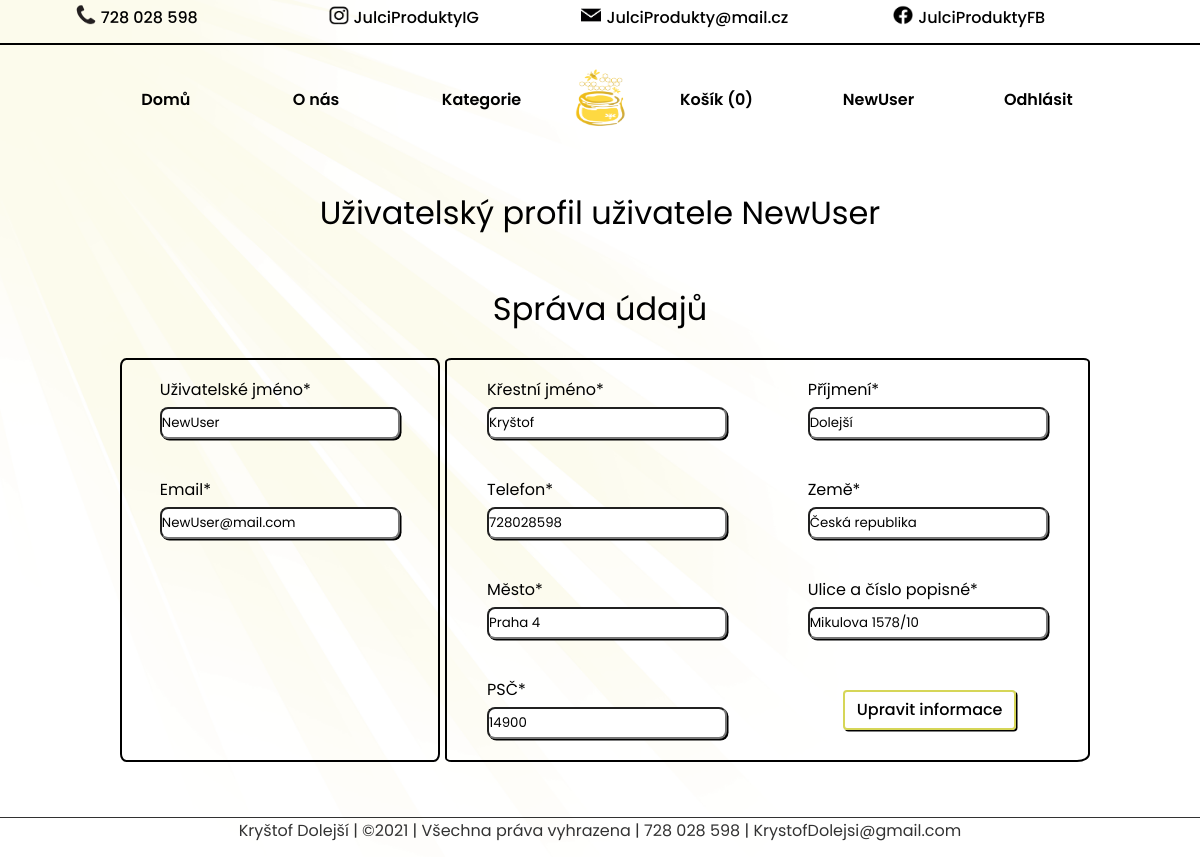
/profile (signed in), run on the app's committed database.
### customers/models.py (models this page shows, shortened)
class Register(db.Model, UserMixin):
    id = db.Column(db.Integer, primary_key=True)
    username = db.Column(db.String(50), unique=False)
    password = db.Column(db.String(200), unique=False)
    surname = db.Column(db.String(50), unique=False)
    last_name = db.Column(db.String(50), unique=False)
    contact = db.Column(db.String(50), unique=False)
    email = db.Column(db.String(50), unique=True)
    country = db.Column(db.String(50), unique=False)
    city = db.Column(db.String(50), unique=False)
    adress = db.Column(db.String(100), unique=False)
    zipcode = db.Column(db.String(50), unique=False)
    date_created = db.Column(db.DateTime, nullable=False, default=datetime.utcnow)

### customers/routes.py (the view)
@app.route("/profile", methods=["GET", "POST"])
@login_required
def customer_profile():
    form = UpdateAccountForm()
    if form.validate_on_submit():
        current_user.username = form.username.data
        current_user.email = form.email.data
        current_user.surname = form.surname.data
        current_user.last_name = form.last_name.data
        current_user.contact = form.contact.data
        current_user.country = form.country.data
        current_user.city = form.city.data
        current_user.adress = form.adress.data
        current_user.zipcode = form.zipcode.data
        db.session.commit()
        flash("Změny provedeny", "success")
        return redirect(url_for("customer_profile"))
    elif request.method == "GET":
        form.username.data = current_user.username
        form.email.data = current_user.email
        form.surname.data = current_user.surname
        form.last_name.data = current_user.last_name
        form.contact.data = current_user.contact
        form.country.data = current_user.country
        form.city.data = current_user.city
        form.adress.data = current_user.adress
        form.zipcode.data = current_user.zipcode
    return render_template("customer/profile.html", title="Správa profilu", form=form, categories=categories())

### customers/models.py (called while the page is built)
@login_manager.user_loader
def user_loader(user_id):
    return Register.query.get(user_id)

### products/routes.py (called while the page is built)
def categories():
    categories = Category.query.join(Addproduct, (Category.id == Addproduct.category_id)).all()
    return categories

### templates/customer/profile.html (shortened to what this page needs)
{% extends "layout.html" %}
{% block content %}
{% include "navbar.html" %}
{% from "_formhelpers.html" import render_field %}
<div class="form-container-register">
    <legend>Uživatelský profil uživatele {{ current_user.username }}</legend>
    <div class="form-container-register">
        <legend>Správa údajů</legend>
        <form action="" method="POST">
            <div class="register-form">
                <div>{{ render_field(form.username) }}</div>
                <div>{{ render_field(form.email) }}</div>
            </div>
            <div class="personal-form">
                <div>{{ render_field(form.surname) }}</div>
                <div>{{ render_field(form.last_name) }}</div>
                <div>{{ render_field(form.contact) }}</div>
                <div>{{ render_field(form.country) }}</div>
                <div>{{ render_field(form.city) }}</div>
                <div>{{ render_field(form.adress) }}</div>
                <div>{{ render_field(form.zipcode) }}</div>
            </div>
            <p><input class="btn btn-hover" type=submit value="Upravit informace"></p>
        </form>
    </div>
</div>
{% endblock content %}

### templates/navbar.html (shortened to what this page needs)
<header>
  <ul class="contact">
    <li class="phone">
      <img src="{{url_for('static', filename='logos/phone.png')}}" alt="phone" height="20" width="20">
      728 028 598
    </li>
    <li class="instagram">
      <img src="{{url_for('static', filename='logos/instagram.png')}}" alt="Instagram" height="20" width="20">
      JulciProduktyIG
    </li>
    <li class="email">
      <img src="{{url_for('static', filename='logos/email.png')}}" alt="Instagram" height="20" width="20">
      JulciProdukty@mail.cz
    </li>
    <li class="facebook">
      <img src="{{url_for('static', filename='logos/facebook.png')}}" alt="Instagram" height="20" width="20">
      JulciProduktyFB
    </li>
  </ul>
</header>
<nav class="display-PC">
  <ul class="navbar">
    <li>
      <a class="nav-link" href="{{url_for('home')}}">Domů</a>
    </li>
    <li>
      <a class="nav-link" href="{{ url_for('home') }}">O nás</a>
    </li>
    <li class="dropdown">
      <a class="nav-link" href="#">
        Kategorie
      </a>
    </li>
  </ul>
  <div class="main-logo">
    <img src="{{url_for('static', filename='logos/hlavni_logo.png')}}" alt="logo" height="70" width="60">
  </div>
  <ul class="side-bar">
    {% if current_user.is_authenticated %}
      <li>
        <a class="nav-link" href="{{url_for('get_cart')}}" tabindex="-1" aria-disabled="true">Košík ({{session['Shoppingcart']|length }})</a>
      </li>
      <li>
        <a class="nav-link" href="{{ url_for('customer_profile') }}" class="nav-item">{{ current_user.username }}</a>
      </li>
      <li>
        <a class="nav-link" href="{{ url_for('customer_logout') }}">Odhlásit</a>
      </li>
    {% endif %}
  </ul>
</nav>

### templates/_formhelpers.html (shortened to what this page needs)
{% macro render_field(field) %}
  <dt>{{ field.label }}
  <dd>{{ field(**kwargs)|safe }}
  </dd>
{% endmacro %}

### static/css/header.css (style rules this page uses)
* { margin: 0px; padding: 0px; box-sizing: border-box; font-family: "Poppins", sans-serif; }
body { min-height: 100vh; font-family: "Poppins", sans-serif; }
header { width: 100%; min-height: 5vh; border-bottom: 2px solid black; }
nav.display-PC { display: flex; justify-content: space-between; align-items: center; width: 85%; height: 10vh; margin: auto; margin-top: 1rem; }
ul { list-style: none; }
li, a { font-weight: 500; font-size: 1rem; text-decoration: none; }
ul.navbar { display: flex; flex:1; justify-content: space-around; align-items: center; }
ul.side-bar { display: flex; flex: 1; justify-content: space-around; }
ul.side-bar li { padding-left: 15px; }
.contact { display: flex; justify-content: space-evenly; align-items: center; margin-top: 5px; align-items: end; width: 100%; }
header ul li { display: flex; }
header ul li img { margin-right: 5px; }
.email, .facebook { flex: 0.2; margin-left: 5px; }
.phone, .instagram { flex: 0.15; margin-left: 5px; }
.main-logo { position: relative; }
.main-logo img, .home img, .cart img, .burger img { height: 60px; width: 55px; margin: 0px!important; }
.nav-link { color: rgb(0, 0, 0); font-weight: 600; }
.nav-link::after { transition: all ease-in-out 0.5s; border-bottom: 3px solid rgb(0, 0, 0);; content: ""; height: 0px; display: block; width: 0; }
.dropdown { display: inline-block; }

### static/css/body.css (style rules this page uses)
* { margin: 0px; padding: 0px; box-sizing: border-box; font-family: "Poppins", sans-serif; }
body { position: relative; min-height: 99vh; background: url("../logos/sun_beam.png"); background-size: contain; background-repeat: no-repeat; z-index: -1; padding-bottom: 3rem; }
form { height: 52px; width: 134px; margin: 10px 0px 0px 0px; }
label { display: block; }
.btn { cursor: pointer; display: inline-block; font-weight: 500; line-height: 1.5; color: #000000; text-align: center; text-decoration: none; vertical-align: middle; cursor: pointer; background-color: transparent; border: 1px solid black; padding: .375rem .75rem; margin: 3px 1.5px 0px 1.5px; font-size: 1rem; border-radius: .25rem; box-shadow: 1.5px 1.5px; transition: color 0.25s ease-in-out,background-color 0.25s ease-in-out,border-color 0.25s ease-in-out,box-shadow 0.25s ease-in-out; }
.btn-hover { border: 2px solid rgb(214, 214, 88); }
dt, dd { margin-left: 10%; margin-top: 2rem; }
dd input { width: 15rem; height: 2rem; border-radius: 8px; box-shadow: 1.5px 1.5px; transition: color 0.25s ease-in-out,background-color 0.25s ease-in-out }
.form-container-register { min-height: 65.5vh;; }
.form-container-register legend { display:flex; justify-content:center; align-content: center; margin-top: 3rem; font-size: 2rem; }
.form-container-register form { height: 75%; width: 80%; display: grid; grid-template-columns: 33.3% 33.3% 33.4%; justify-items: center; margin: 25px 10%; grid-gap: 5px; }
.form-container-register p { grid-area: 1 / 3 / 1 / 4; align-self: end; justify-self: center; margin-bottom: 2rem; }
.register-form { width: 100%; display: grid; grid-template-columns: 100%; grid-template-rows: repeat(4, 100px); align-items: center; justify-items: center; grid-area: 1; border: 2px solid black; border-radius: 2%; }
.register-form dd, .register-form dt { margin:0px 0px 5px 0px; }
.personal-form { width: 100%; grid-area: 1 / 2 / 1 / 4; display: grid; grid-template-columns: 50% 50%; grid-template-rows: repeat(4, 100px); align-items: center; justify-items: center; border: 2px solid black; border-radius: 1% 1% 2%; }
.personal-form dd, .personal-form dt { margin:0px 0px 5px 0px; }

### data on the page
Register: username "NewUser", email "NewUser@mail.com", surname "Kryštof", last_name "Dolejší", contact "728028598", country "Česká republika", city "Praha 4", adress "Mikulova 1578/10", zipcode "14900"

### other printed values
{{ session['Shoppingcart']|length }} "0"
{{ field.label }} "Uživatelské jméno* Email* Křestní jméno* Příjmení* Telefon* Země* Město* Ulice a číslo popisné* PSČ*"
